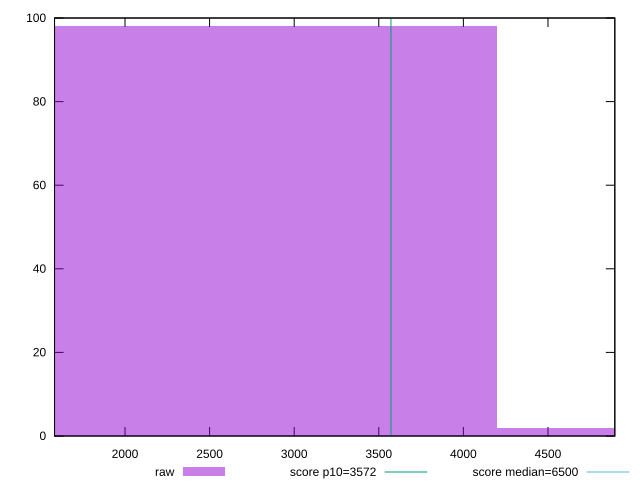

This chart was generated by the following gnuplot code:
reset

$raw <<EOF
5596.074218216391 2
2798.0371091081956 98
EOF

set key outside below
set boxwidth 2798.0371091081956
set xrange [1583.4740000000002:4895.148999999999]
set yrange [0:100]
set trange [0:100]
set style fill transparent solid 0.5 noborder

set parametric
set terminal svg size 640, 490 enhanced background rgb 'white'
set output "report_00019_2021-02-10T18-14-37.922Z//first-cpu-idle/samples/pages+cached+noadtech+nomedia+nocss/raw/histogram.svg"

plot $raw title "raw" with boxes, \
     3572,t title "score p10=3572", \
     6500,t title "score median=6500"

reset
